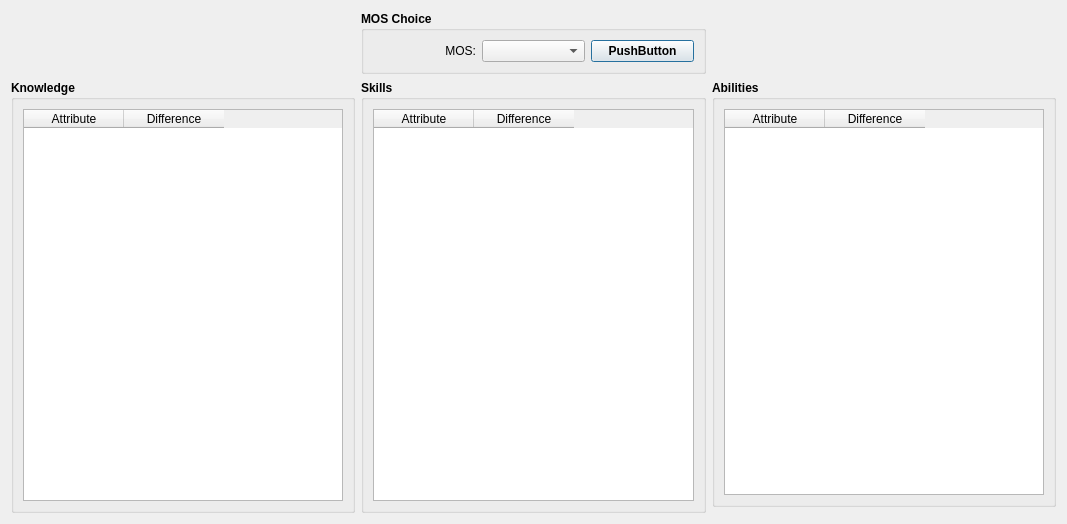
<?xml version="1.0" encoding="UTF-8"?>
<ui version="4.0">
 <class>outputDialog</class>
 <widget class="QDialog" name="outputDialog">
  <property name="geometry">
   <rect>
    <x>0</x>
    <y>0</y>
    <width>1067</width>
    <height>524</height>
   </rect>
  </property>
  <property name="font">
   <font>
    <weight>75</weight>
    <bold>true</bold>
   </font>
  </property>
  <property name="windowTitle">
   <string>Dialog</string>
  </property>
  <layout class="QGridLayout" name="gridLayout">
   <item row="1" column="0" rowspan="2">
    <widget class="QGroupBox" name="groupBox">
     <property name="title">
      <string>Knowledge</string>
     </property>
     <layout class="QVBoxLayout" name="verticalLayout">
      <item>
       <widget class="QTableWidget" name="knowledgeTable">
        <property name="font">
         <font>
          <weight>50</weight>
          <bold>false</bold>
         </font>
        </property>
        <property name="sizeAdjustPolicy">
         <enum>QAbstractScrollArea::AdjustToContents</enum>
        </property>
        <property name="editTriggers">
         <set>QAbstractItemView::NoEditTriggers</set>
        </property>
        <column>
         <property name="text">
          <string>Attribute</string>
         </property>
        </column>
        <column>
         <property name="text">
          <string>Difference</string>
         </property>
        </column>
       </widget>
      </item>
     </layout>
    </widget>
   </item>
   <item row="1" column="2">
    <widget class="QGroupBox" name="groupBox_3">
     <property name="title">
      <string>Abilities</string>
     </property>
     <layout class="QVBoxLayout" name="verticalLayout_3">
      <item>
       <widget class="QTableWidget" name="abilityTable">
        <property name="font">
         <font>
          <weight>50</weight>
          <bold>false</bold>
         </font>
        </property>
        <property name="sizeAdjustPolicy">
         <enum>QAbstractScrollArea::AdjustToContents</enum>
        </property>
        <property name="editTriggers">
         <set>QAbstractItemView::NoEditTriggers</set>
        </property>
        <attribute name="horizontalHeaderCascadingSectionResizes">
         <bool>false</bool>
        </attribute>
        <column>
         <property name="text">
          <string>Attribute</string>
         </property>
        </column>
        <column>
         <property name="text">
          <string>Difference</string>
         </property>
        </column>
       </widget>
      </item>
     </layout>
    </widget>
   </item>
   <item row="1" column="1" rowspan="2">
    <widget class="QGroupBox" name="groupBox_2">
     <property name="title">
      <string>Skills</string>
     </property>
     <layout class="QVBoxLayout" name="verticalLayout_2">
      <item>
       <widget class="QTableWidget" name="skillsTable">
        <property name="font">
         <font>
          <weight>50</weight>
          <bold>false</bold>
         </font>
        </property>
        <property name="sizeAdjustPolicy">
         <enum>QAbstractScrollArea::AdjustToContents</enum>
        </property>
        <property name="editTriggers">
         <set>QAbstractItemView::NoEditTriggers</set>
        </property>
        <column>
         <property name="text">
          <string>Attribute</string>
         </property>
        </column>
        <column>
         <property name="text">
          <string>Difference</string>
         </property>
        </column>
       </widget>
      </item>
     </layout>
    </widget>
   </item>
   <item row="0" column="1">
    <widget class="QGroupBox" name="groupBox_4">
     <property name="title">
      <string>MOS Choice</string>
     </property>
     <layout class="QHBoxLayout" name="horizontalLayout">
      <item>
       <widget class="QLabel" name="MosChoiceLabel">
        <property name="font">
         <font>
          <weight>50</weight>
          <bold>false</bold>
         </font>
        </property>
        <property name="text">
         <string>MOS:</string>
        </property>
        <property name="alignment">
         <set>Qt::AlignRight|Qt::AlignTrailing|Qt::AlignVCenter</set>
        </property>
       </widget>
      </item>
      <item>
       <widget class="QComboBox" name="MOSDrop">
        <property name="font">
         <font>
          <weight>50</weight>
          <bold>false</bold>
         </font>
        </property>
       </widget>
      </item>
      <item>
       <widget class="QPushButton" name="pushButton">
        <property name="text">
         <string>PushButton</string>
        </property>
       </widget>
      </item>
     </layout>
    </widget>
   </item>
  </layout>
 </widget>
 <resources/>
 <connections/>
</ui>
